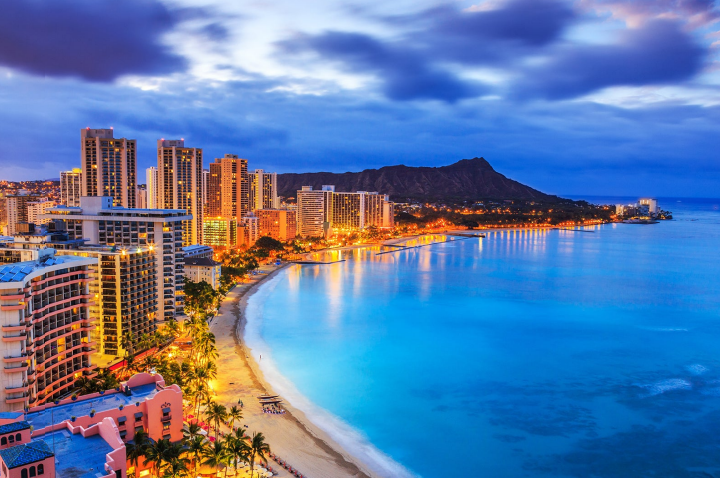
#> input picture VideoLLaMA2/videollama2/serve/examples/desert.jpg, 720 x 478 px
$ python -i randaugment.py   (imports and definitions only)
#> lines starting #> are read from the running program, lines starting #| are printed output that depends on the picture
#> further down, picture is the input picture: shape (478, 720, 3); mean B, G, R 167.5, 122.3, 91.7
"""
 Copyright (c) 2022, salesforce.com, inc.
 All rights reserved.
 SPDX-License-Identifier: BSD-3-Clause
 For full license text, see the LICENSE file in the repo root or https://opensource.org/licenses/BSD-3-Clause
"""

import numpy as np

import torch


try:
    import cv2
except Exception as exc:  # pragma: no cover - depends on optional binary package state
    class _MissingCv2:
        def __init__(self, original_error):
            self.original_error = original_error

        # [6 lines left out: function __getattr__, not called in this run]

    cv2 = _MissingCv2(exc)


## aug functions
def identity_func(img):
    return img


def autocontrast_func(img, cutoff=0):
    """
    same output as PIL.ImageOps.autocontrast
    """
    n_bins = 256

    def tune_channel(ch):
        n = ch.size
#> n = 344160
        cut = cutoff * n // 100
#> cut = 0
        if cut == 0:
            high, low = ch.max(), ch.min()
#> high = 255; low = 0
        else:
            hist = cv2.calcHist([ch], [0], None, [n_bins], [0, n_bins])
            low = np.argwhere(np.cumsum(hist) > cut)
            low = 0 if low.shape[0] == 0 else low[0]
            high = np.argwhere(np.cumsum(hist[::-1]) > cut)
            high = n_bins - 1 if high.shape[0] == 0 else n_bins - 1 - high[0]
        if high <= low:
            table = np.arange(n_bins)
        else:
            scale = (n_bins - 1) / (high - low)
#> scale = 1
            offset = -low * scale
#> offset = 0
            table = np.arange(n_bins) * scale + offset
#> table = 256 values from 0 to 255
            table[table < 0] = 0
            table[table > n_bins - 1] = n_bins - 1
        table = table.clip(0, 255).astype(np.uint8)
        return table[ch]
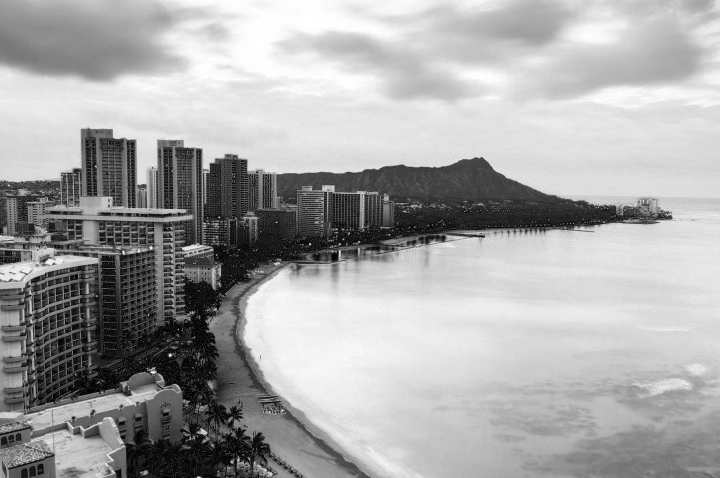
#> returned value: shape (478, 720); min 0, max 255, mean 167.5

    channels = [tune_channel(ch) for ch in cv2.split(img)]
#> in tune_channel (call 2), `return table[ch]`:
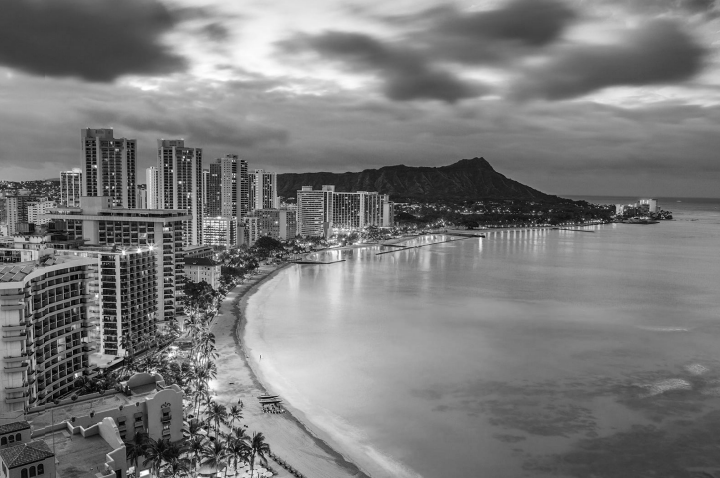
#> returned value: shape (478, 720); min 0, max 255, mean 122.3
#> in tune_channel (call 3), `return table[ch]`:
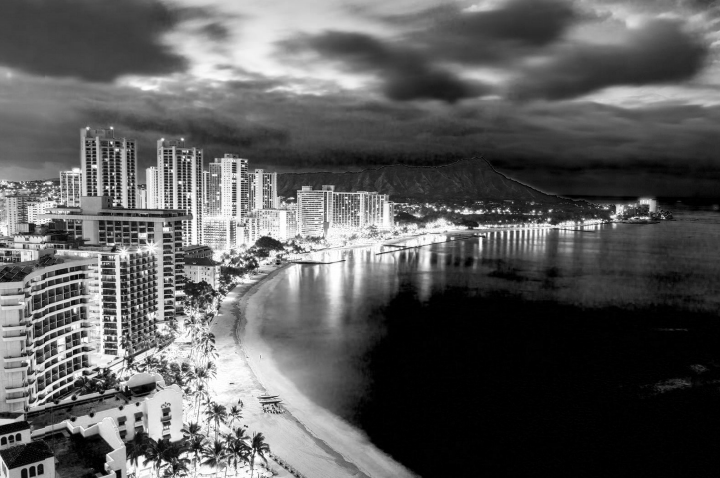
#> returned value: shape (478, 720); min 0, max 255, mean 91.7
#> channels = 3 items
    out = cv2.merge(channels)
    return out


# [168 lines left out: functions equalize_func, rotate_func, solarize_func, color_func, contrast_func, brightness_func and 7 more, not called in this run]


### level to args
def enhance_level_to_args(MAX_LEVEL):
    def level_to_args(level):
        return ((level / MAX_LEVEL) * 1.8 + 0.1,)

    return level_to_args


def shear_level_to_args(MAX_LEVEL, replace_value):
    # [5 lines left out: function level_to_args, not called in this run]

    return level_to_args


def translate_level_to_args(translate_const, MAX_LEVEL, replace_value):
    # [5 lines left out: function level_to_args, not called in this run]

    return level_to_args


# [6 lines left out: function cutout_level_to_args, not called in this run]


def solarize_level_to_args(MAX_LEVEL):
    def level_to_args(level):
        level = int((level / MAX_LEVEL) * 256)
        return (level,)

    return level_to_args


def none_level_to_args(level):
    return ()


def posterize_level_to_args(MAX_LEVEL):
    def level_to_args(level):
        level = int((level / MAX_LEVEL) * 4)
        return (level,)

    return level_to_args


def rotate_level_to_args(MAX_LEVEL, replace_value):
    # [5 lines left out: function level_to_args, not called in this run]

    return level_to_args


func_dict = {
    "Identity": identity_func,
    "AutoContrast": autocontrast_func,
    "Equalize": equalize_func,
    "Rotate": rotate_func,
    "Solarize": solarize_func,
    "Color": color_func,
    "Contrast": contrast_func,
    "Brightness": brightness_func,
    "Sharpness": sharpness_func,
    "ShearX": shear_x_func,
    "TranslateX": translate_x_func,
    "TranslateY": translate_y_func,
    "Posterize": posterize_func,
    "ShearY": shear_y_func,
}

translate_const = 10
MAX_LEVEL = 10
replace_value = (128, 128, 128)
arg_dict = {
    "Identity": none_level_to_args,
    "AutoContrast": none_level_to_args,
    "Equalize": none_level_to_args,
    "Rotate": rotate_level_to_args(MAX_LEVEL, replace_value),
    "Solarize": solarize_level_to_args(MAX_LEVEL),
    "Color": enhance_level_to_args(MAX_LEVEL),
    "Contrast": enhance_level_to_args(MAX_LEVEL),
    "Brightness": enhance_level_to_args(MAX_LEVEL),
    "Sharpness": enhance_level_to_args(MAX_LEVEL),
    "ShearX": shear_level_to_args(MAX_LEVEL, replace_value),
    "TranslateX": translate_level_to_args(translate_const, MAX_LEVEL, replace_value),
    "TranslateY": translate_level_to_args(translate_const, MAX_LEVEL, replace_value),
    "Posterize": posterize_level_to_args(MAX_LEVEL),
    "ShearY": shear_level_to_args(MAX_LEVEL, replace_value),
}


class RandomAugment(object):
    # [8 lines left out: function __init__, not called in this run]

    def get_random_ops(self):
        sampled_ops = np.random.choice(self.augs, self.N)
        return [(op, 0.5, self.M) for op in sampled_ops]

    # [10 lines left out: function __call__, not called in this run]


class VideoRandomAugment(object):
    # [9 lines left out: function __init__, not called in this run]

    def get_random_ops(self):
        sampled_ops = np.random.choice(self.augs, self.N, replace=False)
        return [(op, self.M) for op in sampled_ops]

    # [26 lines left out: functions __call__, _aug, not called in this run]


# [4 lines not run here, left out]

>>> import cv2
>>> picture = cv2.imread('../../VideoLLaMA2/videollama2/serve/examples/desert.jpg')
>>> result = autocontrast_func(picture)

$ run again, on VideoLLaMA2/videollama2/serve/examples/extreme_ironing.jpg
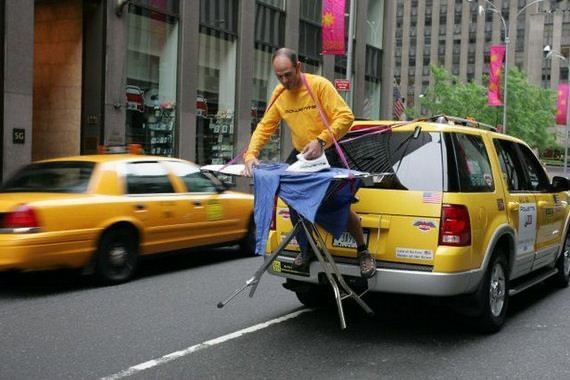
#> input picture VideoLLaMA2/videollama2/serve/examples/extreme_ironing.jpg, 570 x 380 px
#> picture is the input picture: shape (380, 570, 3); mean B, G, R 76.8, 92, 99
#> high = 255; low = 0
#> scale = 1
#> offset = 0
#> table = 256 values from 0 to 255
#> in tune_channel (call 2), `return table[ch]`:
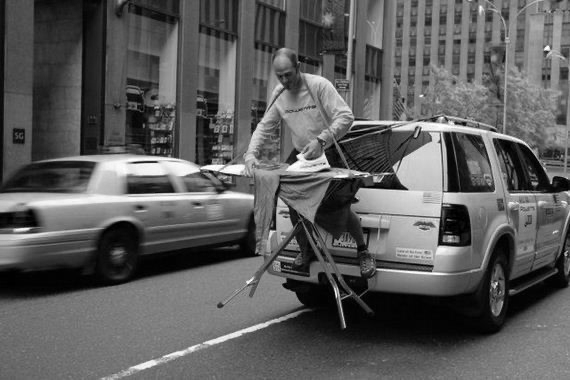
#> returned value: shape (380, 570); min 0, max 255, mean 92
#> in tune_channel (call 3), `return table[ch]`:
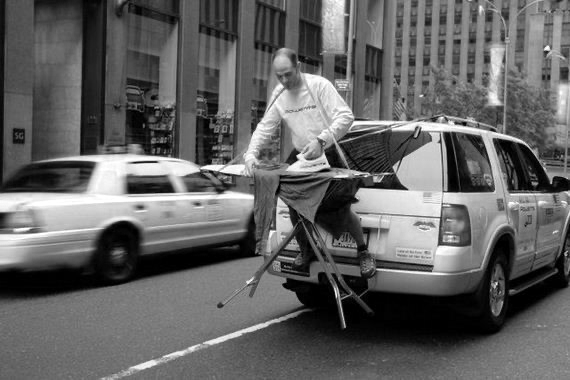
#> returned value: shape (380, 570); min 0, max 255, mean 99
#> channels = 3 items

$ run again, on VideoLLaMA2/videollama2/serve/examples/waterview.jpg
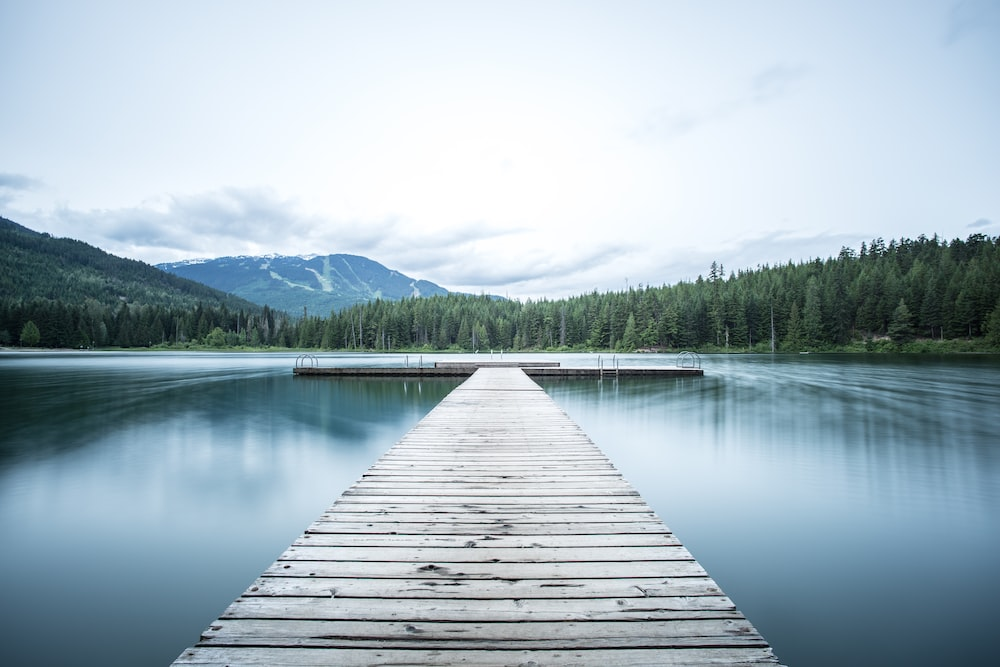
#> input picture VideoLLaMA2/videollama2/serve/examples/waterview.jpg, 1000 x 667 px
#> picture is the input picture: shape (667, 1000, 3); mean B, G, R 189.4, 179.6, 161.4
#> high = 255; low = 0
#> scale = 1
#> offset = 0
#> table = 256 values from 0 to 255
#> in tune_channel (call 2), `return table[ch]`:
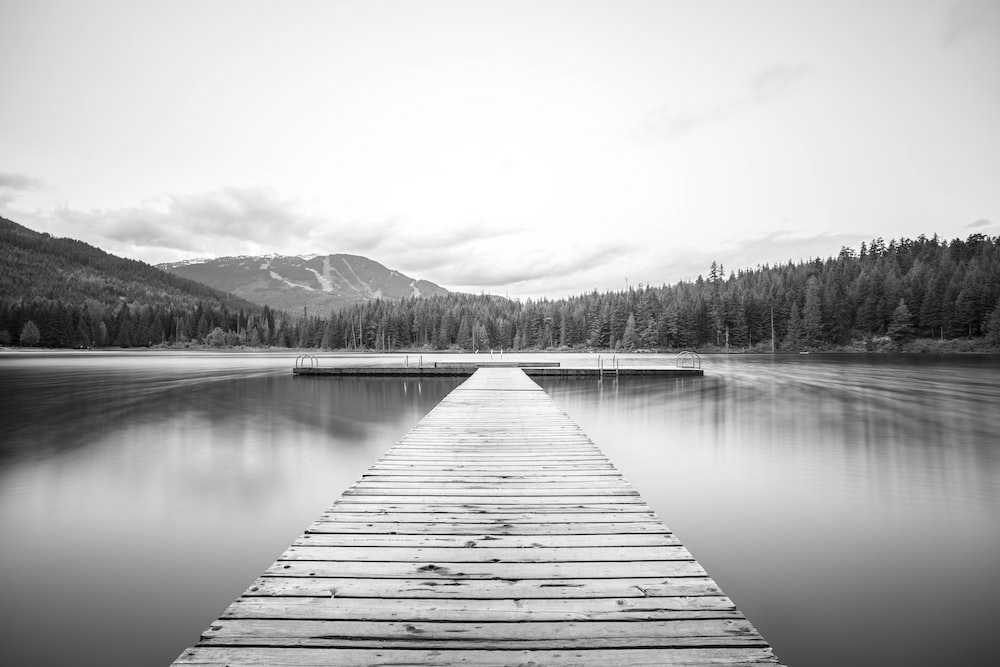
#> returned value: shape (667, 1000); min 0, max 255, mean 179.6
#> in tune_channel (call 3), `return table[ch]`:
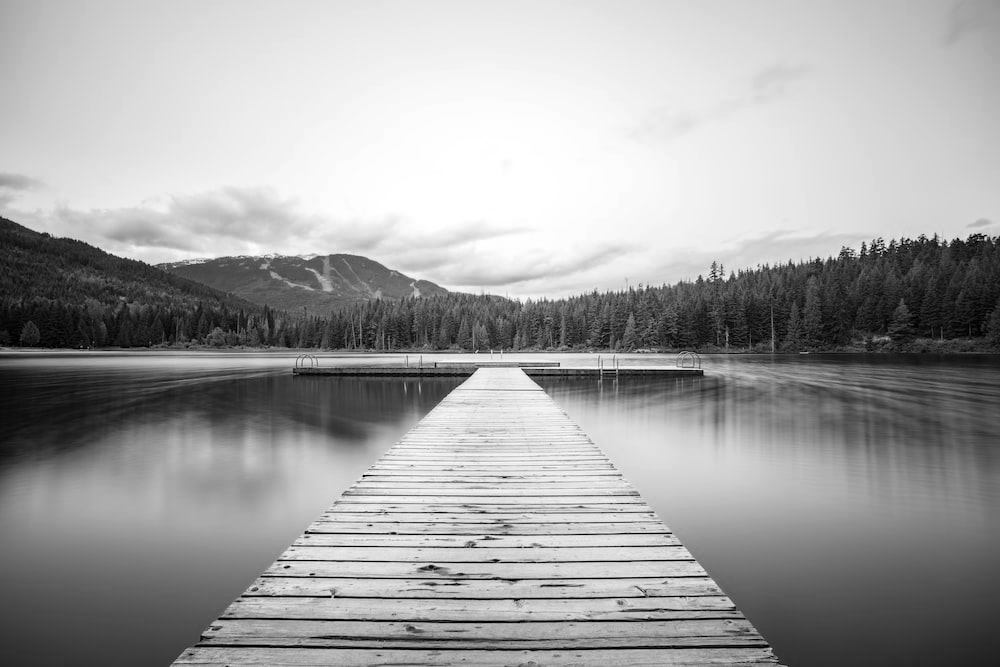
#> returned value: shape (667, 1000); min 0, max 255, mean 161.4
#> channels = 3 items
